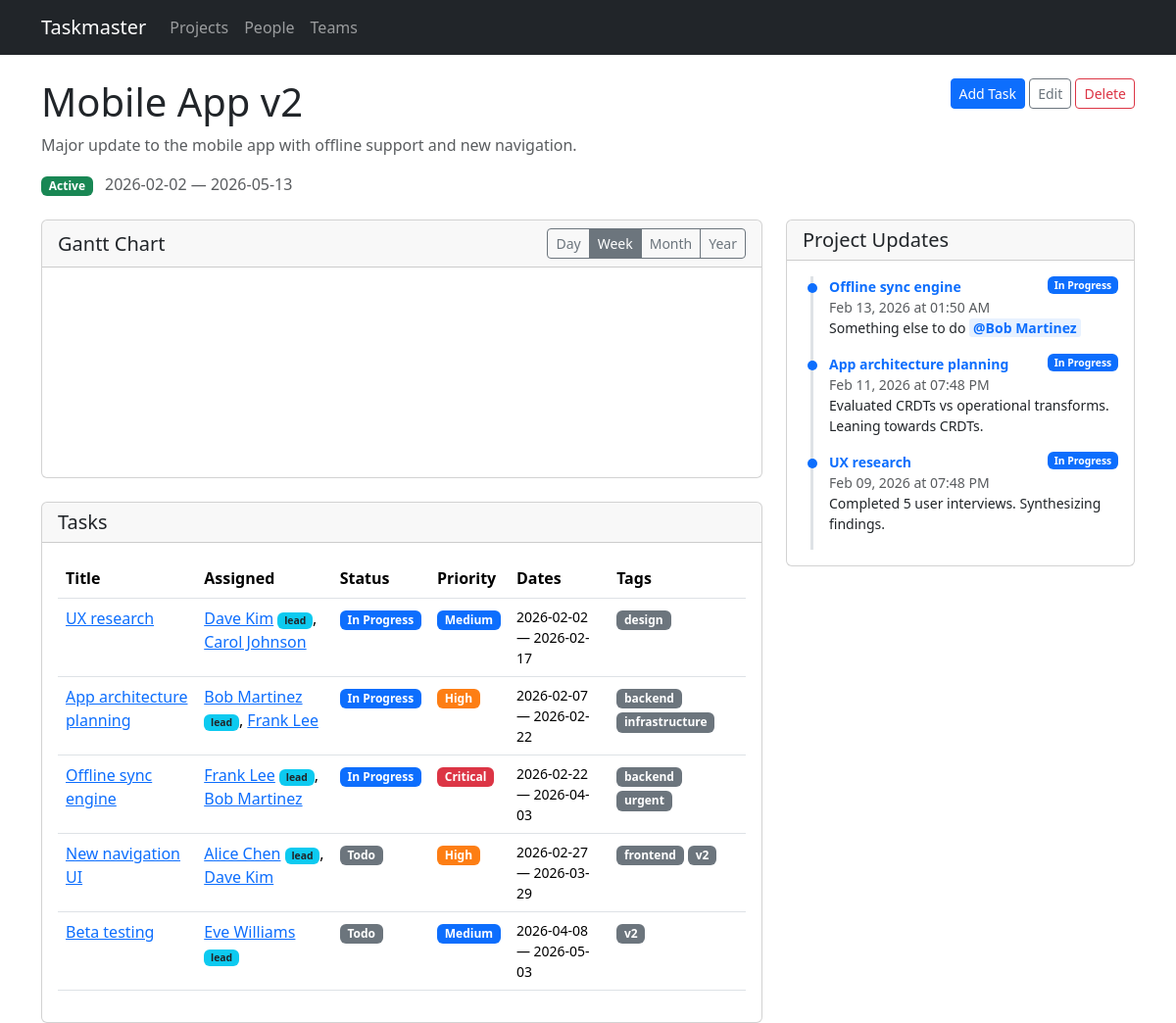
Before: /projects/2 with the older database file.
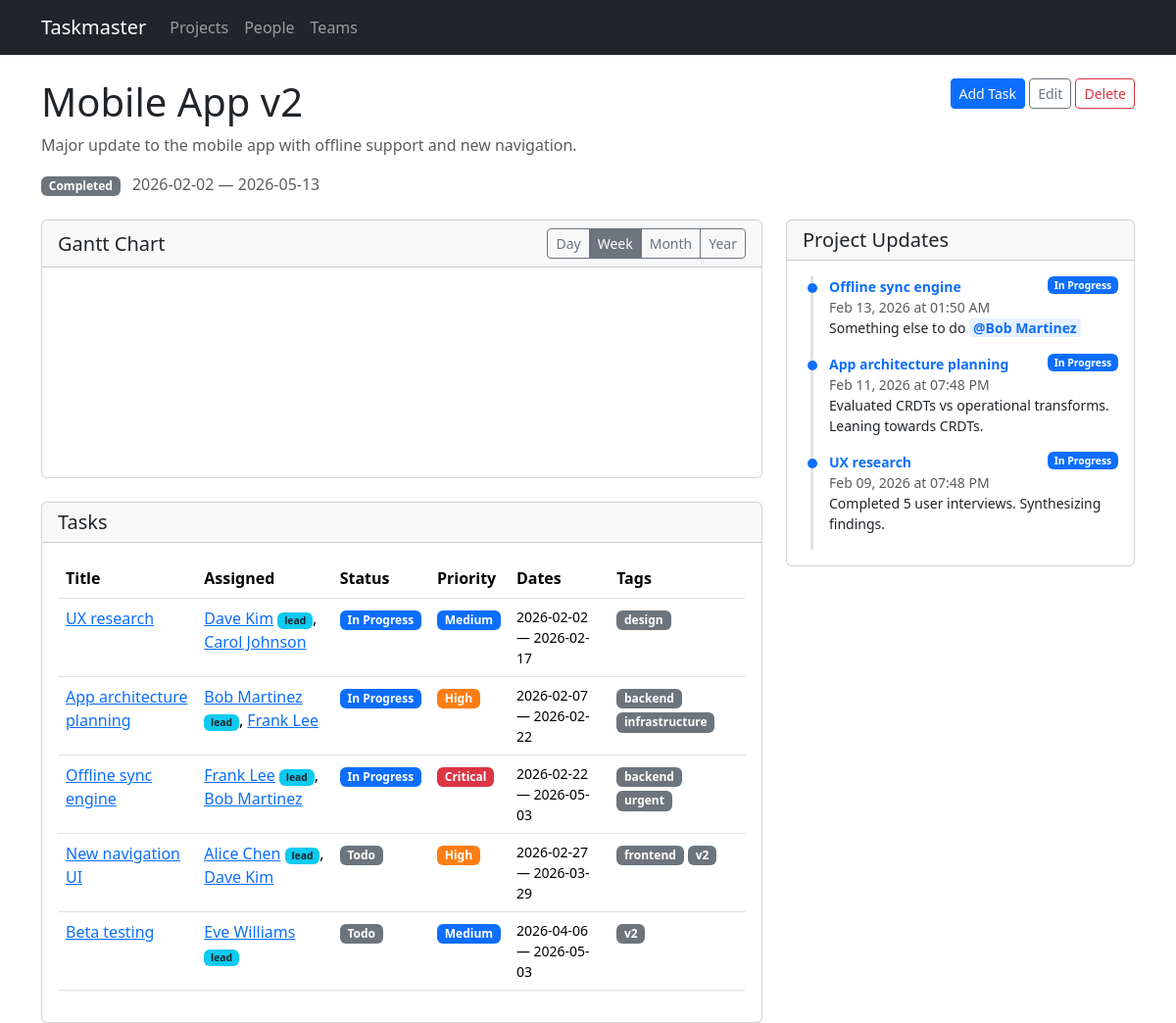
After: the same page with the newer database file.
### models.py (models this page shows, shortened)
class Project(db.Model):
    id = db.Column(db.Integer, primary_key=True)
    name = db.Column(db.String(200), nullable=False)
    description = db.Column(db.Text)
    start_date = db.Column(db.Date)
    end_date = db.Column(db.Date)
    status = db.Column(db.String(20), default='active')  # active, completed, on_hold
    tasks = db.relationship('Task', backref='project', lazy=True, cascade='all, delete-orphan')

class Task(db.Model):
    id = db.Column(db.Integer, primary_key=True)
    title = db.Column(db.String(200), nullable=False)
    description = db.Column(db.Text)
    project_id = db.Column(db.Integer, db.ForeignKey('project.id'), nullable=False)
    start_date = db.Column(db.Date, nullable=False)
    end_date = db.Column(db.Date, nullable=False)
    status = db.Column(db.String(20), default='todo')  # todo, in_progress, done
    priority = db.Column(db.String(20), default='medium')  # low, medium, high, critical
    assignments = db.relationship('TaskAssignment', backref='task', lazy=True,
                                   cascade='all, delete-orphan')
    tags = db.relationship('Tag', secondary=task_tags, backref=db.backref('tasks', lazy=True))
    status_updates = db.relationship('StatusUpdate', backref='task', lazy=True,
                                     order_by='StatusUpdate.created_at.desc()',
                                     cascade='all, delete-orphan')
    dependencies = db.relationship(
        'Task',
        secondary='task_dependency',
        primaryjoin='Task.id == TaskDependency.task_id',
        secondaryjoin='Task.id == TaskDependency.depends_on_id',
        backref=db.backref('dependents', lazy=True),
        lazy=True,
    )
    @property
    def lead(self):
        for a in self.assignments:
            if a.is_lead:
                return a.person
        return None
    @property
    def assignees(self):
        return [a.person for a in self.assignments]

### routes/projects.py (the view)
@bp.route('/projects/<int:id>')
def detail(id):
    project = Project.query.get_or_404(id)
    task_ids = [t.id for t in project.tasks]
    all_updates = StatusUpdate.query.filter(
        StatusUpdate.task_id.in_(task_ids)
    ).order_by(StatusUpdate.created_at.desc()).all() if task_ids else []
    return render_template('projects/detail.html', project=project,
                           all_updates=all_updates)

### templates/projects/detail.html (shortened to what the changed rows need)
{% extends "base.html" %}
{% block content %}
<div class="d-flex justify-content-between align-items-start mb-3">
    <div>
        <h1>{{ project.name }}</h1>
        {% if project.description %}
        <p class="text-muted">{{ project.description }}</p>
        {% endif %}
        <div class="mb-2">
            <span class="badge badge-{{ project.status }}">{{ project.status | replace('_', ' ') | title }}</span>
            {% if project.start_date %}<span class="text-muted ms-2">{{ project.start_date }}</span>{% endif %}
            {% if project.end_date %}<span class="text-muted"> &mdash; {{ project.end_date }}</span>{% endif %}
        </div>
    </div>
</div>
<div class="row g-4">
<div class="col-lg-8">
    {% if project.tasks %}
    <div class="card">
        <div class="card-body">
            <div class="table-responsive">
                <table class="table table-hover">
                    <thead>
                        <tr>
                            <th>Title</th>
                            <th>Assigned</th>
                            <th>Status</th>
                            <th>Priority</th>
                            <th>Dates</th>
                            <th>Tags</th>
                        </tr>
                    </thead>
                    <tbody>
                        {% for task in project.tasks %}
                        <tr>
                            <td><a href="{{ url_for('tasks.detail', id=task.id) }}">{{ task.title }}</a></td>
                            <td>
                                {% if task.assignees %}
                                    {% for person in task.assignees %}
                                    <a href="{{ url_for('people.detail', id=person.id) }}">{{ person.name }}</a>{% if task.lead and person.id == task.lead.id %} <span class="badge bg-info text-dark" style="font-size:0.65em">lead</span>{% endif %}{% if not loop.last %}, {% endif %}
                                    {% endfor %}
                                {% else %}
                                <span class="text-muted">Unassigned</span>
                                {% endif %}
                            </td>
                            <td><span class="badge badge-{{ task.status }}">{{ task.status | replace('_', ' ') | title }}</span></td>
                            <td><span class="badge badge-{{ task.priority }}">{{ task.priority | title }}</span></td>
                            <td class="small">{{ task.start_date }} &mdash; {{ task.end_date }}</td>
                            <td>
                                {% for tag in task.tags %}
                                <span class="badge bg-secondary">{{ tag.name }}</span>
                                {% endfor %}
                            </td>
                        </tr>
                        {% endfor %}
                    </tbody>
                </table>
            </div>
        </div>
    </div>
    {% else %}
    <div class="text-center py-5">
        <p class="text-muted">No tasks yet.</p>
        <a href="{{ url_for('tasks.new_task', project_id=project.id) }}" class="btn btn-primary">Add the first task</a>
    </div>
    {% endif %}
</div>
</div>
{% endblock %}

Changed rows visible on the page:
changed Project "Mobile App v2": status "Active" → "Completed"
changed Task "Offline sync engine": end_date "2026-04-03" → "2026-05-03"
changed Task "Beta testing": start_date "2026-04-08" → "2026-04-06"
